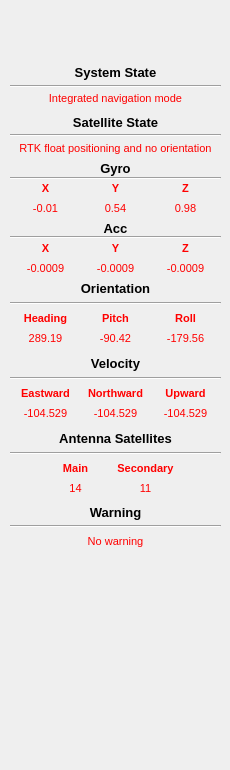
      <widget class="QWidget" name="wdMain_R" native="true">
       <property name="sizePolicy">
        <sizepolicy hsizetype="Fixed" vsizetype="Preferred">
         <horstretch>0</horstretch>
         <verstretch>0</verstretch>
        </sizepolicy>
       </property>
       <property name="minimumSize">
        <size>
         <width>230</width>
         <height>0</height>
        </size>
       </property>
       <property name="maximumSize">
        <size>
         <width>230</width>
         <height>16777215</height>
        </size>
       </property>
       <widget class="Line" name="line_9">
        <property name="geometry">
         <rect>
          <x>10</x>
          <y>76</y>
          <width>211</width>
          <height>20</height>
         </rect>
        </property>
        <property name="orientation">
         <enum>Qt::Horizontal</enum>
        </property>
       </widget>
       <widget class="QLabel" name="lbSubtitle_1">
        <property name="geometry">
         <rect>
          <x>10</x>
          <y>60</y>
          <width>211</width>
          <height>20</height>
         </rect>
        </property>
        <property name="font">
         <font>
          <pointsize>10</pointsize>
          <weight>75</weight>
          <bold>true</bold>
         </font>
        </property>
        <property name="text">
         <string>System State</string>
        </property>
        <property name="alignment">
         <set>Qt::AlignBottom|Qt::AlignHCenter</set>
        </property>
       </widget>
       <widget class="QLabel" name="label_36">
        <property name="geometry">
         <rect>
          <x>10</x>
          <y>90</y>
          <width>211</width>
          <height>16</height>
         </rect>
        </property>
        <property name="font">
         <font>
          <pointsize>8</pointsize>
          <weight>50</weight>
          <bold>false</bold>
         </font>
        </property>
        <property name="styleSheet">
         <string notr="true">color: rgb(255, 0, 0);</string>
        </property>
        <property name="frameShape">
         <enum>QFrame::NoFrame</enum>
        </property>
        <property name="text">
         <string>Integrated navigation mode</string>
        </property>
        <property name="alignment">
         <set>Qt::AlignCenter</set>
        </property>
       </widget>
       <widget class="QLabel" name="label_37">
        <property name="geometry">
         <rect>
          <x>10</x>
          <y>140</y>
          <width>211</width>
          <height>16</height>
         </rect>
        </property>
        <property name="font">
         <font>
          <pointsize>8</pointsize>
          <weight>50</weight>
          <bold>false</bold>
         </font>
        </property>
        <property name="styleSheet">
         <string notr="true">color: rgb(255, 0, 0);</string>
        </property>
        <property name="frameShape">
         <enum>QFrame::NoFrame</enum>
        </property>
        <property name="text">
         <string>RTK float positioning and no orientation</string>
        </property>
        <property name="alignment">
         <set>Qt::AlignCenter</set>
        </property>
       </widget>
       <widget class="QLabel" name="lbSubtitle_2">
        <property name="geometry">
         <rect>
          <x>10</x>
          <y>110</y>
          <width>211</width>
          <height>20</height>
         </rect>
        </property>
        <property name="font">
         <font>
          <pointsize>10</pointsize>
          <weight>75</weight>
          <bold>true</bold>
         </font>
        </property>
        <property name="text">
         <string>Satellite State</string>
        </property>
        <property name="alignment">
         <set>Qt::AlignBottom|Qt::AlignHCenter</set>
        </property>
       </widget>
       <widget class="Line" name="line_10">
        <property name="geometry">
         <rect>
          <x>10</x>
          <y>127</y>
          <width>211</width>
          <height>16</height>
         </rect>
        </property>
        <property name="orientation">
         <enum>Qt::Horizontal</enum>
        </property>
       </widget>
       <widget class="Line" name="line_11">
        <property name="geometry">
         <rect>
          <x>10</x>
          <y>170</y>
          <width>211</width>
          <height>16</height>
         </rect>
        </property>
        <property name="orientation">
         <enum>Qt::Horizontal</enum>
        </property>
       </widget>
       <widget class="QLabel" name="lbSubtitle_3">
        <property name="geometry">
         <rect>
          <x>10</x>
          <y>160</y>
          <width>211</width>
          <height>16</height>
         </rect>
        </property>
        <property name="font">
         <font>
          <pointsize>10</pointsize>
          <weight>75</weight>
          <bold>true</bold>
         </font>
        </property>
        <property name="text">
         <string>Gyro</string>
        </property>
        <property name="alignment">
         <set>Qt::AlignBottom|Qt::AlignHCenter</set>
        </property>
       </widget>
       <widget class="QLabel" name="label_40">
        <property name="geometry">
         <rect>
          <x>10</x>
          <y>180</y>
          <width>71</width>
          <height>16</height>
         </rect>
        </property>
        <property name="font">
         <font>
          <pointsize>8</pointsize>
          <weight>75</weight>
          <bold>true</bold>
         </font>
        </property>
        <property name="styleSheet">
         <string notr="true">color: rgb(255, 0, 0);</string>
        </property>
        <property name="frameShape">
         <enum>QFrame::NoFrame</enum>
        </property>
        <property name="text">
         <string>X</string>
        </property>
        <property name="alignment">
         <set>Qt::AlignCenter</set>
        </property>
       </widget>
       <widget class="QLabel" name="label_41">
        <property name="geometry">
         <rect>
          <x>80</x>
          <y>180</y>
          <width>71</width>
          <height>16</height>
         </rect>
        </property>
        <property name="font">
         <font>
          <pointsize>8</pointsize>
          <weight>75</weight>
          <bold>true</bold>
         </font>
        </property>
        <property name="styleSheet">
         <string notr="true">color: rgb(255, 0, 0);</string>
        </property>
        <property name="frameShape">
         <enum>QFrame::NoFrame</enum>
        </property>
        <property name="text">
         <string>Y</string>
        </property>
        <property name="alignment">
         <set>Qt::AlignCenter</set>
        </property>
       </widget>
       <widget class="QLabel" name="label_42">
        <property name="geometry">
         <rect>
          <x>150</x>
          <y>180</y>
          <width>71</width>
          <height>16</height>
         </rect>
        </property>
        <property name="font">
         <font>
          <pointsize>8</pointsize>
          <weight>75</weight>
          <bold>true</bold>
         </font>
        </property>
        <property name="styleSheet">
         <string notr="true">color: rgb(255, 0, 0);</string>
        </property>
        <property name="frameShape">
         <enum>QFrame::NoFrame</enum>
        </property>
        <property name="text">
         <string>Z</string>
        </property>
        <property name="alignment">
         <set>Qt::AlignCenter</set>
        </property>
       </widget>
       <widget class="QLabel" name="label_43">
        <property name="geometry">
         <rect>
          <x>150</x>
          <y>200</y>
          <width>71</width>
          <height>16</height>
         </rect>
        </property>
        <property name="font">
         <font>
          <pointsize>8</pointsize>
          <weight>50</weight>
          <bold>false</bold>
         </font>
        </property>
        <property name="styleSheet">
         <string notr="true">color: rgb(255, 0, 0);</string>
        </property>
        <property name="frameShape">
         <enum>QFrame::NoFrame</enum>
        </property>
        <property name="text">
         <string>0.98</string>
        </property>
        <property name="alignment">
         <set>Qt::AlignCenter</set>
        </property>
       </widget>
       <widget class="QLabel" name="label_44">
        <property name="geometry">
         <rect>
          <x>10</x>
          <y>200</y>
          <width>71</width>
          <height>16</height>
         </rect>
        </property>
        <property name="font">
         <font>
          <pointsize>8</pointsize>
          <weight>50</weight>
          <bold>false</bold>
         </font>
        </property>
        <property name="styleSheet">
         <string notr="true">color: rgb(255, 0, 0);</string>
        </property>
        <property name="frameShape">
         <enum>QFrame::NoFrame</enum>
        </property>
        <property name="text">
         <string>-0.01</string>
        </property>
        <property name="alignment">
         <set>Qt::AlignCenter</set>
        </property>
       </widget>
       <widget class="QLabel" name="label_45">
        <property name="geometry">
         <rect>
          <x>80</x>
          <y>200</y>
          <width>71</width>
          <height>16</height>
         </rect>
        </property>
        <property name="font">
         <font>
          <pointsize>8</pointsize>
          <weight>50</weight>
          <bold>false</bold>
         </font>
        </property>
        <property name="styleSheet">
         <string notr="true">color: rgb(255, 0, 0);</string>
        </property>
        <property name="frameShape">
         <enum>QFrame::NoFrame</enum>
        </property>
        <property name="text">
         <string>0.54</string>
        </property>
        <property name="alignment">
         <set>Qt::AlignCenter</set>
        </property>
       </widget>
       <widget class="QLabel" name="label_46">
        <property name="geometry">
         <rect>
          <x>80</x>
          <y>260</y>
          <width>71</width>
          <height>16</height>
         </rect>
        </property>
        <property name="font">
         <font>
          <pointsize>8</pointsize>
          <weight>50</weight>
          <bold>false</bold>
         </font>
        </property>
        <property name="styleSheet">
         <string notr="true">color: rgb(255, 0, 0);</string>
        </property>
        <property name="frameShape">
         <enum>QFrame::NoFrame</enum>
        </property>
        <property name="text">
         <string>-0.0009</string>
        </property>
        <property name="alignment">
         <set>Qt::AlignCenter</set>
        </property>
       </widget>
       <widget class="QLabel" name="label_47">
        <property name="geometry">
         <rect>
          <x>10</x>
          <y>240</y>
          <width>71</width>
          <height>16</height>
         </rect>
        </property>
        <property name="font">
         <font>
          <pointsize>8</pointsize>
          <weight>75</weight>
          <bold>true</bold>
         </font>
        </property>
        <property name="styleSheet">
         <string notr="true">color: rgb(255, 0, 0);</string>
        </property>
        <property name="frameShape">
         <enum>QFrame::NoFrame</enum>
        </property>
        <property name="text">
         <string>X</string>
        </property>
        <property name="alignment">
         <set>Qt::AlignCenter</set>
        </property>
       </widget>
       <widget class="QLabel" name="label_48">
        <property name="geometry">
         <rect>
          <x>10</x>
          <y>260</y>
          <width>71</width>
          <height>16</height>
         </rect>
        </property>
        <property name="font">
         <font>
          <pointsize>8</pointsize>
          <weight>50</weight>
          <bold>false</bold>
         </font>
        </property>
        <property name="styleSheet">
         <string notr="true">color: rgb(255, 0, 0);</string>
        </property>
        <property name="frameShape">
         <enum>QFrame::NoFrame</enum>
        </property>
        <property name="text">
         <string>-0.0009</string>
        </property>
        <property name="alignment">
         <set>Qt::AlignCenter</set>
        </property>
       </widget>
       <widget class="QLabel" name="label_49">
        <property name="geometry">
         <rect>
          <x>150</x>
          <y>240</y>
          <width>71</width>
          <height>16</height>
         </rect>
        </property>
        <property name="font">
         <font>
          <pointsize>8</pointsize>
          <weight>75</weight>
          <bold>true</bold>
         </font>
        </property>
        <property name="styleSheet">
         <string notr="true">color: rgb(255, 0, 0);</string>
        </property>
        <property name="frameShape">
         <enum>QFrame::NoFrame</enum>
        </property>
        <property name="text">
         <string>Z</string>
        </property>
        <property name="alignment">
         <set>Qt::AlignCenter</set>
        </property>
       </widget>
       <widget class="Line" name="line_12">
        <property name="geometry">
         <rect>
          <x>10</x>
          <y>229</y>
          <width>211</width>
          <height>16</height>
         </rect>
        </property>
        <property name="orientation">
         <enum>Qt::Horizontal</enum>
        </property>
       </widget>
       <widget class="QLabel" name="label_50">
        <property name="geometry">
         <rect>
          <x>80</x>
          <y>240</y>
          <width>71</width>
          <height>16</height>
         </rect>
        </property>
        <property name="font">
         <font>
          <pointsize>8</pointsize>
          <weight>75</weight>
          <bold>true</bold>
         </font>
        </property>
        <property name="styleSheet">
         <string notr="true">color: rgb(255, 0, 0);</string>
        </property>
        <property name="frameShape">
         <enum>QFrame::NoFrame</enum>
        </property>
        <property name="text">
         <string>Y</string>
        </property>
        <property name="alignment">
         <set>Qt::AlignCenter</set>
        </property>
       </widget>
       <widget class="QLabel" name="label_51">
        <property name="geometry">
         <rect>
          <x>150</x>
          <y>260</y>
          <width>71</width>
          <height>16</height>
         </rect>
        </property>
        <property name="font">
         <font>
          <pointsize>8</pointsize>
          <weight>50</weight>
          <bold>false</bold>
         </font>
        </property>
        <property name="styleSheet">
         <string notr="true">color: rgb(255, 0, 0);</string>
        </property>
        <property name="frameShape">
         <enum>QFrame::NoFrame</enum>
        </property>
        <property name="text">
         <string>-0.0009</string>
        </property>
        <property name="alignment">
         <set>Qt::AlignCenter</set>
        </property>
       </widget>
       <widget class="QLabel" name="lbSubtitle_4">
        <property name="geometry">
         <rect>
          <x>10</x>
          <y>220</y>
          <width>211</width>
          <height>16</height>
         </rect>
        </property>
        <property name="font">
         <font>
          <pointsize>10</pointsize>
          <weight>75</weight>
          <bold>true</bold>
         </font>
        </property>
        <property name="text">
         <string>Acc</string>
        </property>
        <property name="alignment">
         <set>Qt::AlignBottom|Qt::AlignHCenter</set>
        </property>
       </widget>
       <widget class="QLabel" name="label_52">
        <property name="geometry">
         <rect>
          <x>150</x>
          <y>330</y>
          <width>71</width>
          <height>16</height>
         </rect>
        </property>
        <property name="font">
         <font>
          <pointsize>8</pointsize>
          <weight>50</weight>
          <bold>false</bold>
         </font>
        </property>
        <property name="styleSheet">
         <string notr="true">color: rgb(255, 0, 0);</string>
        </property>
        <property name="frameShape">
         <enum>QFrame::NoFrame</enum>
        </property>
        <property name="text">
         <string>-179.56</string>
        </property>
        <property name="alignment">
         <set>Qt::AlignCenter</set>
        </property>
       </widget>
       <widget class="QLabel" name="label_53">
        <property name="geometry">
         <rect>
          <x>80</x>
          <y>330</y>
          <width>71</width>
          <height>16</height>
         </rect>
        </property>
        <property name="font">
         <font>
          <pointsize>8</pointsize>
          <weight>50</weight>
          <bold>false</bold>
         </font>
        </property>
        <property name="styleSheet">
         <string notr="true">color: rgb(255, 0, 0);</string>
        </property>
        <property name="frameShape">
         <enum>QFrame::NoFrame</enum>
        </property>
        <property name="text">
         <string>-90.42</string>
        </property>
        <property name="alignment">
         <set>Qt::AlignCenter</set>
        </property>
       </widget>
       <widget class="QLabel" name="label_54">
        <property name="geometry">
         <rect>
          <x>150</x>
          <y>310</y>
          <width>71</width>
          <height>16</height>
         </rect>
        </property>
        <property name="font">
         <font>
          <pointsize>8</pointsize>
          <weight>75</weight>
          <bold>true</bold>
         </font>
        </property>
        <property name="styleSheet">
         <string notr="true">color: rgb(255, 0, 0);</string>
        </property>
        <property name="frameShape">
         <enum>QFrame::NoFrame</enum>
        </property>
        <property name="text">
         <string>Roll</string>
        </property>
        <property name="alignment">
         <set>Qt::AlignCenter</set>
        </property>
       </widget>
       <widget class="QLabel" name="lbSubtitle_5">
        <property name="geometry">
         <rect>
          <x>10</x>
          <y>280</y>
          <width>211</width>
          <height>16</height>
         </rect>
        </property>
        <property name="font">
         <font>
          <pointsize>10</pointsize>
          <weight>75</weight>
          <bold>true</bold>
         </font>
        </property>
        <property name="text">
         <string>Orientation</string>
        </property>
        <property name="alignment">
         <set>Qt::AlignBottom|Qt::AlignHCenter</set>
        </property>
       </widget>
       <widget class="QLabel" name="label_55">
        <property name="geometry">
         <rect>
          <x>10</x>
          <y>310</y>
          <width>71</width>
          <height>16</height>
         </rect>
        </property>
        <property name="font">
         <font>
          <pointsize>8</pointsize>
          <weight>75</weight>
          <bold>true</bold>
         </font>
        </property>
        <property name="styleSheet">
         <string notr="true">color: rgb(255, 0, 0);</string>
        </property>
        <property name="frameShape">
         <enum>QFrame::NoFrame</enum>
        </property>
        <property name="text">
         <string>Heading</string>
        </property>
        <property name="alignment">
         <set>Qt::AlignCenter</set>
        </property>
       </widget>
       <widget class="QLabel" name="label_56">
        <property name="geometry">
         <rect>
          <x>80</x>
          <y>310</y>
          <width>71</width>
          <height>16</height>
         </rect>
        </property>
        <property name="font">
         <font>
          <pointsize>8</pointsize>
          <weight>75</weight>
          <bold>true</bold>
         </font>
        </property>
        <property name="styleSheet">
         <string notr="true">color: rgb(255, 0, 0);</string>
        </property>
        <property name="frameShape">
         <enum>QFrame::NoFrame</enum>
        </property>
        <property name="text">
         <string>Pitch</string>
        </property>
        <property name="alignment">
         <set>Qt::AlignCenter</set>
        </property>
       </widget>
       <widget class="Line" name="line_13">
        <property name="geometry">
         <rect>
          <x>10</x>
          <y>295</y>
          <width>211</width>
          <height>16</height>
         </rect>
        </property>
        <property name="orientation">
         <enum>Qt::Horizontal</enum>
        </property>
       </widget>
       <widget class="QLabel" name="label_57">
        <property name="geometry">
         <rect>
          <x>10</x>
          <y>330</y>
          <width>71</width>
          <height>16</height>
         </rect>
        </property>
        <property name="font">
         <font>
          <pointsize>8</pointsize>
          <weight>50</weight>
          <bold>false</bold>
         </font>
        </property>
        <property name="styleSheet">
         <string notr="true">color: rgb(255, 0, 0);</string>
        </property>
        <property name="frameShape">
         <enum>QFrame::NoFrame</enum>
        </property>
        <property name="text">
         <string>289.19</string>
        </property>
        <property name="alignment">
         <set>Qt::AlignCenter</set>
        </property>
       </widget>
       <widget class="Line" name="line_14">
        <property name="geometry">
         <rect>
          <x>10</x>
          <y>370</y>
          <width>211</width>
          <height>16</height>
         </rect>
        </property>
        <property name="orientation">
         <enum>Qt::Horizontal</enum>
        </property>
       </widget>
       <widget class="QLabel" name="label_58">
        <property name="geometry">
         <rect>
          <x>150</x>
          <y>405</y>
          <width>71</width>
          <height>16</height>
         </rect>
        </property>
        <property name="font">
         <font>
          <pointsize>8</pointsize>
          <weight>50</weight>
          <bold>false</bold>
         </font>
        </property>
        <property name="styleSheet">
         <string notr="true">color: rgb(255, 0, 0);</string>
        </property>
        <property name="frameShape">
         <enum>QFrame::NoFrame</enum>
        </property>
        <property name="text">
         <string>-104.529</string>
        </property>
        <property name="alignment">
         <set>Qt::AlignCenter</set>
        </property>
       </widget>
       <widget class="QLabel" name="label_59">
        <property name="geometry">
         <rect>
          <x>10</x>
          <y>385</y>
          <width>71</width>
          <height>16</height>
         </rect>
        </property>
        <property name="font">
         <font>
          <pointsize>8</pointsize>
          <weight>75</weight>
          <bold>true</bold>
         </font>
        </property>
        <property name="styleSheet">
         <string notr="true">color: rgb(255, 0, 0);</string>
        </property>
        <property name="frameShape">
         <enum>QFrame::NoFrame</enum>
        </property>
        <property name="text">
         <string>Eastward</string>
        </property>
        <property name="alignment">
         <set>Qt::AlignCenter</set>
        </property>
       </widget>
       <widget class="QLabel" name="label_60">
        <property name="geometry">
         <rect>
          <x>150</x>
          <y>385</y>
          <width>71</width>
          <height>16</height>
         </rect>
        </property>
        <property name="font">
         <font>
          <pointsize>8</pointsize>
          <weight>75</weight>
          <bold>true</bold>
         </font>
        </property>
        <property name="styleSheet">
         <string notr="true">color: rgb(255, 0, 0);</string>
        </property>
        <property name="frameShape">
         <enum>QFrame::NoFrame</enum>
        </property>
        <property name="text">
         <string>Upward</string>
        </property>
        <property name="alignment">
         <set>Qt::AlignCenter</set>
        </property>
       </widget>
       <widget class="QLabel" name="lbSubtitle_6">
        <property name="geometry">
         <rect>
          <x>10</x>
          <y>355</y>
          <width>211</width>
          <height>16</height>
         </rect>
        </property>
        <property name="font">
         <font>
          <pointsize>10</pointsize>
          <weight>75</weight>
          <bold>true</bold>
         </font>
        </property>
        <property name="text">
         <string>Velocity</string>
        </property>
        <property name="alignment">
         <set>Qt::AlignBottom|Qt::AlignHCenter</set>
        </property>
       </widget>
       <widget class="QLabel" name="label_61">
        <property name="geometry">
         <rect>
          <x>10</x>
          <y>405</y>
          <width>71</width>
          <height>16</height>
         </rect>
        </property>
        <property name="font">
         <font>
          <pointsize>8</pointsize>
          <weight>50</weight>
          <bold>false</bold>
         </font>
        </property>
        <property name="styleSheet">
         <string notr="true">color: rgb(255, 0, 0);</string>
        </property>
        <property name="frameShape">
         <enum>QFrame::NoFrame</enum>
        </property>
        <property name="text">
         <string>-104.529</string>
        </property>
        <property name="alignment">
         <set>Qt::AlignCenter</set>
        </property>
       </widget>
       <widget class="QLabel" name="label_62">
        <property name="geometry">
         <rect>
          <x>80</x>
          <y>405</y>
          <width>71</width>
          <height>16</height>
         </rect>
        </property>
        <property name="font">
         <font>
          <pointsize>8</pointsize>
          <weight>50</weight>
          <bold>false</bold>
         </font>
        </property>
        <property name="styleSheet">
         <string notr="true">color: rgb(255, 0, 0);</string>
        </property>
        <property name="frameShape">
         <enum>QFrame::NoFrame</enum>
        </property>
        <property name="text">
         <string>-104.529</string>
        </property>
        <property name="alignment">
         <set>Qt::AlignCenter</set>
        </property>
       </widget>
       <widget class="QLabel" name="label_63">
        <property name="geometry">
         <rect>
          <x>80</x>
          <y>385</y>
          <width>71</width>
          <height>16</height>
         </rect>
        </property>
        <property name="font">
         <font>
          <pointsize>8</pointsize>
          <weight>75</weight>
          <bold>true</bold>
         </font>
        </property>
        <property name="styleSheet">
         <string notr="true">color: rgb(255, 0, 0);</string>
        </property>
        <property name="frameShape">
         <enum>QFrame::NoFrame</enum>
        </property>
        <property name="text">
         <string>Northward</string>
        </property>
        <property name="alignment">
         <set>Qt::AlignCenter</set>
        </property>
       </widget>
       <widget class="QLabel" name="label_64">
        <property name="geometry">
         <rect>
          <x>40</x>
          <y>480</y>
          <width>71</width>
          <height>16</height>
         </rect>
        </property>
        <property name="font">
         <font>
          <pointsize>8</pointsize>
          <weight>50</weight>
          <bold>false</bold>
         </font>
        </property>
        <property name="styleSheet">
         <string notr="true">color: rgb(255, 0, 0);</string>
        </property>
        <property name="frameShape">
         <enum>QFrame::NoFrame</enum>
        </property>
        <property name="text">
         <string>14</string>
        </property>
        <property name="alignment">
         <set>Qt::AlignCenter</set>
        </property>
       </widget>
       <widget class="QLabel" name="label_65">
        <property name="geometry">
         <rect>
          <x>110</x>
          <y>460</y>
          <width>71</width>
          <height>16</height>
         </rect>
        </property>
        <property name="font">
         <font>
          <pointsize>8</pointsize>
          <weight>75</weight>
          <bold>true</bold>
         </font>
        </property>
        <property name="styleSheet">
         <string notr="true">color: rgb(255, 0, 0);</string>
        </property>
        <property name="frameShape">
         <enum>QFrame::NoFrame</enum>
        </property>
        <property name="text">
         <string>Secondary</string>
        </property>
        <property name="alignment">
         <set>Qt::AlignCenter</set>
        </property>
       </widget>
       <widget class="QLabel" name="lbSubtitle_7">
        <property name="geometry">
         <rect>
          <x>10</x>
          <y>430</y>
          <width>211</width>
          <height>16</height>
         </rect>
        </property>
        <property name="font">
         <font>
          <pointsize>10</pointsize>
          <weight>75</weight>
          <bold>true</bold>
         </font>
        </property>
        <property name="text">
         <string>Antenna Satellites</string>
        </property>
        <property name="alignment">
         <set>Qt::AlignBottom|Qt::AlignHCenter</set>
        </property>
       </widget>
       <widget class="QLabel" name="label_67">
        <property name="geometry">
         <rect>
          <x>40</x>
          <y>460</y>
          <width>71</width>
          <height>16</height>
         </rect>
        </property>
        <property name="font">
         <font>
          <pointsize>8</pointsize>
          <weight>75</weight>
          <bold>true</bold>
         </font>
        </property>
        <property name="styleSheet">
         <string notr="true">color: rgb(255, 0, 0);</string>
        </property>
        <property name="frameShape">
         <enum>QFrame::NoFrame</enum>
        </property>
        <property name="text">
         <string>Main</string>
        </property>
        <property name="alignment">
         <set>Qt::AlignCenter</set>
        </property>
       </widget>
       <widget class="QLabel" name="label_69">
        <property name="geometry">
         <rect>
          <x>110</x>
          <y>480</y>
          <width>71</width>
          <height>16</height>
         </rect>
        </property>
        <property name="font">
         <font>
          <pointsize>8</pointsize>
          <weight>50</weight>
          <bold>false</bold>
         </font>
        </property>
        <property name="styleSheet">
         <string notr="true">color: rgb(255, 0, 0);</string>
        </property>
        <property name="frameShape">
         <enum>QFrame::NoFrame</enum>
        </property>
        <property name="text">
         <string>11</string>
        </property>
        <property name="alignment">
         <set>Qt::AlignCenter</set>
        </property>
       </widget>
       <widget class="Line" name="line_15">
        <property name="geometry">
         <rect>
          <x>10</x>
          <y>445</y>
          <width>211</width>
          <height>16</height>
         </rect>
        </property>
        <property name="orientation">
         <enum>Qt::Horizontal</enum>
        </property>
       </widget>
       <widget class="QLabel" name="label_38">
        <property name="geometry">
         <rect>
          <x>10</x>
          <y>533</y>
          <width>211</width>
          <height>16</height>
         </rect>
        </property>
        <property name="font">
         <font>
          <pointsize>8</pointsize>
          <weight>50</weight>
          <bold>false</bold>
         </font>
        </property>
        <property name="styleSheet">
         <string notr="true">color: rgb(255, 0, 0);</string>
        </property>
        <property name="frameShape">
         <enum>QFrame::NoFrame</enum>
        </property>
        <property name="text">
         <string>No warning</string>
        </property>
        <property name="alignment">
         <set>Qt::AlignCenter</set>
        </property>
       </widget>
       <widget class="Line" name="line_16">
        <property name="geometry">
         <rect>
          <x>10</x>
          <y>516</y>
          <width>211</width>
          <height>20</height>
         </rect>
        </property>
        <property name="orientation">
         <enum>Qt::Horizontal</enum>
        </property>
       </widget>
       <widget class="QLabel" name="lbSubtitle_8">
        <property name="geometry">
         <rect>
          <x>10</x>
          <y>500</y>
          <width>211</width>
          <height>20</height>
         </rect>
        </property>
        <property name="font">
         <font>
          <pointsize>10</pointsize>
          <weight>75</weight>
          <bold>true</bold>
         </font>
        </property>
        <property name="text">
         <string>Warning</string>
        </property>
        <property name="alignment">
         <set>Qt::AlignBottom|Qt::AlignHCenter</set>
        </property>
       </widget>
       <widget class="QWidget" name="wdJoystick" native="true">
        <property name="geometry">
         <rect>
          <x>14</x>
          <y>561</y>
          <width>200</width>
          <height>200</height>
         </rect>
        </property>
       </widget>
      </widget>
